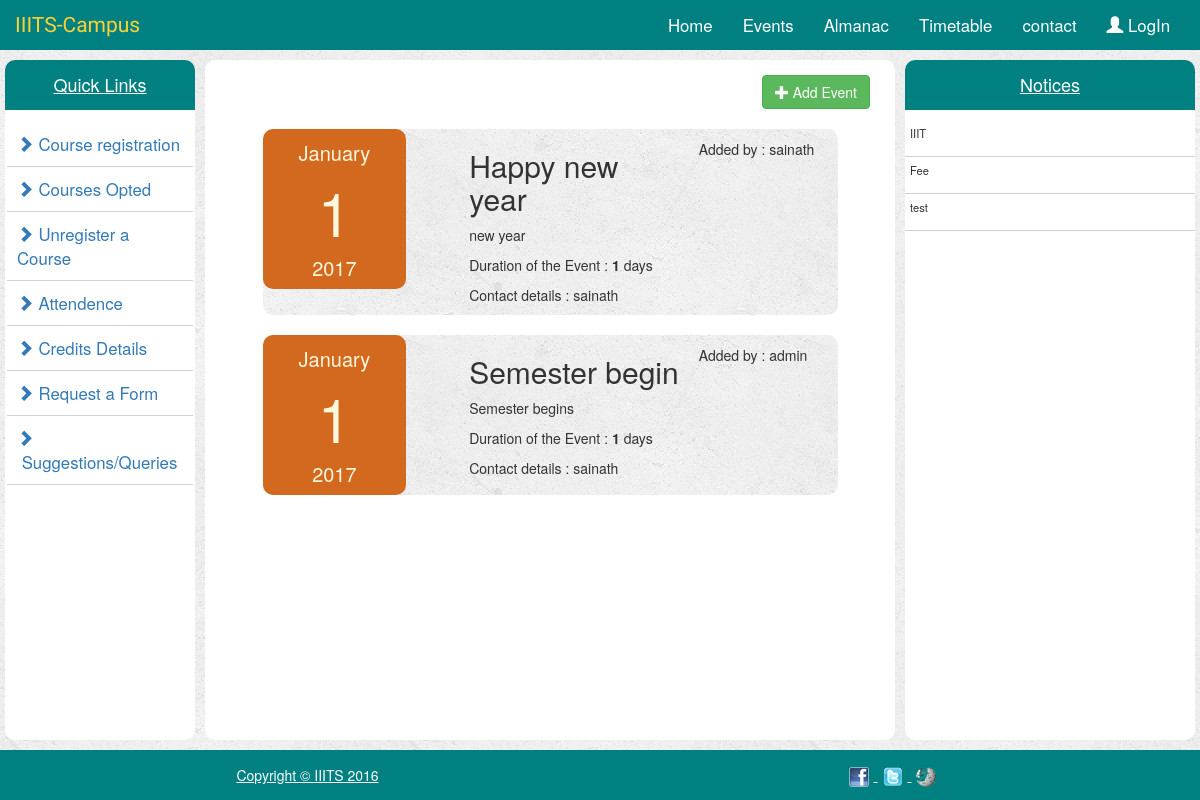
Screenshot of /events/ with the database file from the repository.
### portal/models.py (models this page shows, shortened)
class Events(models.Model):
    event_title = models.CharField(max_length=80)
    event_date = models.DateField()
    event_duration = models.PositiveIntegerField()
    event_description = models.TextField()
    event_contact = models.CharField(max_length=50)
    event_user = models.CharField(max_length=50)
    def event_month(self):
        month_names = ['January', 'February', 'March', 'April', 'May', 'June', 'July', 'August', 'September', 'October',
                       'November', 'December']
        return month_names[self.event_date.month - 1]

class Notices(models.Model):
    notice_title = models.CharField(max_length=80)
    notice_description = models.TextField()

### portal/views.py (the view)
# urls.py: url(r'^events/$',views.events.as_view(),name='events'),
class events(TemplateView):
    template_name = 'portal/events.html'
    def get(self, request, *args, **kwargs):
        context = {}
        if request.user.groups.filter(name='admin').exists():
            context = {
                'all_notices': Notices.objects.all(),
                'all_events': Events.objects.all().order_by('-id'),
                'admin': 'admin'
            }
        else:
            context = {
                'all_notices': Notices.objects.all(),
                'all_events': Events.objects.all().order_by('-id'),
                'student': 'student'
            }
        return render(request,self.template_name,context)

### portal/templates/portal/events.html (shortened to what this page needs)
{% extends 'portal/index.html' %}
{% block centerContent %}
    <div class = "btn-events">
       <button type="button" class="btn btn-success" data-toggle="modal" data-target="#eventModal" ><span class = "glyphicon glyphicon-plus"></span>&nbsp;Add Event</button>
    </div>
    {% for event in all_events %}
        <div class="col-md-10 col-md-offset-1 event-row">
            <div class ="col-md-3 event-date">
                <p>{{ event.event_month }}</p>
                <h1>{{ event.event_date.day }}</h1>
                <p>{{ event.event_date.year }}</p>
            </div>
            <div class ="col-md-5 col-md-offset-1">
                <h2>{{ event.event_title }}</h2>
                <p>{{ event.event_description }}</p>
                <p>Duration of the Event : <strong>{{ event.event_duration }}</strong> days</p>
                <p>Contact details : {{ event.event_contact }}</p>
            </div>
            <div class="col-md-3">
                 <p style="margin-top: 10px">Added by : {{ event.event_user }}</p>
            </div>
        </div>
    {% endfor %}
{% endblock %}

### portal/templates/portal/index.html (shortened to what this page needs)
<!DOCTYPE html>
<html lang="en">
<head>
    {% load staticfiles %}
    <link rel="stylesheet" href="https://maxcdn.bootstrapcdn.com/bootstrap/3.3.7/css/bootstrap.min.css"/>
    <link rel="stylesheet" type="text/css" href="{% static 'portal/bootstrap.min.css' %}"/>
    <link rel="stylesheet" type="text/css" href="{% static 'portal/style.css' %}"/>
</head>
<body>
    <nav class = "navbar navbar-inverse">
        <div class = "container-fluid">
            <div class = "navbar-header">
                <a href="{% url 'index' %}" class = navbar-brand> IIITS-Campus</a>
            </div>
            <div class = "navbar-collapse collapse" id="topNavBar">
                <ul class = "nav navbar-nav navbar-right">
                    <li><a href="{% url 'index' %}" class ="active">Home</a></li>
                    <li><a href="{% url 'events' %}">Events</a></li>
                    <li><a href="{% url 'almanac' %}">Almanac</a></li>
                    <li><a href="{% url 'timetable' %}">Timetable</a></li>
                    <li><a href="{% url 'contact' %}">contact</a></li>
                    {% if user.is_authenticated %}
                        <li class="dropdown"><a href="#" class="dropdown-toggle" data-toggle="dropdown" role="button" aria-haspopup="true" aria-expanded="false"><span class="glyphicon glyphicon-user" aria-hidden="true"></span>&nbsp;{{ user.get_full_name }}&nbsp;<span class="caret" aria-hidden="true"></span></a>
                            <ul class="dropdown-menu">
                                <li class="nav-drop"><a href="{% url 'changepassword' %}">change Password</a></li>
			                    <li role="separator" class="divider"></li>
			                    <li class="nav-drop"><a href="{% url 'userLogout' %}">logout</a></li>
			                 </ul>
                        </li>
                    {% else %}
                        <li><a href="{% url 'userLogin' %}"><span class="glyphicon glyphicon-user" aria-hidden="true"></span>&nbsp;LogIn</a></li>
                    {% endif %}
                </ul>
            </div>
        </div>
    </nav>
    <div class="container-fluid">
        <div class = "row">
            <div class = "col-md-2" >
                <div class="colHeight">
                    <h4 class="centerText">Quick Links</h4>
                    {% if admin %}
                        <ul>
                            <li><a href="{% url 'add-course' %}"><span class="glyphicon glyphicon-chevron-right"></span>&nbsp; Add courses</a></li>
                            <li><a href="{% url 'addNotice' %}"><span class="glyphicon glyphicon-chevron-right"></span>&nbsp;Add Notice</a></li>
                            <li><a href="{% url 'formupdate' %}"><span class="glyphicon glyphicon-chevron-right"></span>&nbsp;Form status</a></li>
                            <li><a href="{% url 'attendance_upload' %}"><span class="glyphicon glyphicon-chevron-right"></span>&nbsp;Attendance</a></li>
                            <li><a href="{% url 'credit_upload' %}"><span class="glyphicon glyphicon-chevron-right"></span>&nbsp;Credits</a></li>
                            <li><a href="{% url 'check_attendance' %}"><span class="glyphicon glyphicon-chevron-right"></span>&nbsp;Check Attendance</a></li>
                        </ul>
                    {% else %}
                        <ul>
                            <li><a href="{% url 'register' %}"><span class="glyphicon glyphicon-chevron-right"></span>&nbsp;Course registration</a></li>
                            <li><a href="{% url 'my_courses' %}"><span class="glyphicon glyphicon-chevron-right"></span>&nbsp;Courses Opted</a></li>
                            <li><a href="{% url 'unregister' %}"><span class="glyphicon glyphicon-chevron-right"></span>&nbsp;Unregister a Course</a></li>
                            <li><a href="{% url 'attendance' %}"><span class="glyphicon glyphicon-chevron-right"></span>&nbsp;Attendence</a></li>
                            <li><a href="{% url 'credits' %}"><span class="glyphicon glyphicon-chevron-right"></span>&nbsp;Credits Details</a></li>
                            <li><a href="{% url 'requestForm' %}"><span class="glyphicon glyphicon-chevron-right"></span>&nbsp;Request a Form</a></li>
                            <li><a href="{% url 'suggestions' %}"><span class="glyphicon glyphicon-chevron-right"></span>&nbsp;Suggestions/Queries</a></li>
                        </ul>
                    {% endif %}
                </div>
            </div>
            <div class = col-md-7>
                <div class="colHeight">
                    {% block centerContent%}
                    {% endblock %}
                </div>
            </div>
            <div class = col-md-3>
                <div class="colHeight notice-list">
                    <h4 class ="centerText">Notices</h4>
                    <ul>
                        {% for notice in all_notices %}
                            <li><p>{{ notice.notice_title }}</p></li>
                        {% endfor %}
                    </ul>
                </div>
            </div>
        </div>
    </div>
    <footer>
        <div class="container">
            <div class="row">
                <div class="col-md-6 centerText">
                    <span class="copyright ">Copyright &copy; IIITS 2016</span>
                </div>
                <div class="col-md-6 centerText">
                    <ul class="list-inline">
                        <li><a href="#"><img src="{% static 'portal/images/facebook.png' %}" alt="IIITS-facebook"></a>
                        </li>
                        <li><a href="#"><img src="{% static 'portal/images/twitter.png' %}" alt="IIITS-twitter"></a>
                        </li>
                        <li><a href="#"><img src="{% static 'portal/images/wikipedia.png' %}" alt="IIITS-wikipedia"></a>
                        </li>
                    </ul>
                </div>
            </div>
        </div>
    </footer>
</body>
</html>

### portal/static/portal/style.css (style rules this page uses)
body { background: white url("images/background.png"); }
.navbar { border-radius: 0; background: teal; border: none; margin: 0; }
.navbar-brand { font-size: 1.5em; font-family: 'Satisfy', cursive; }
.navbar-inverse .navbar-brand { color: cornsilk; }
.nav.navbar-nav.navbar-right li a { font-size:1.2em; }
.navbar-inverse .navbar-nav li a { color: #fff; }
.colHeight { height: 800px; background: white; margin-top: 10px; border-radius: 10px; overflow-x: hidden; overflow-y: auto; }
.col-md-2 , .col-md-7, .col-md-3 { padding-right: 5px; padding-left: 5px; }
.centerText { text-align: center; padding:15px; margin-top: 0; color: white; text-decoration: underline; background: teal; -moz-border-radius-topleft: 10px; -moz-border-radius-topright: 10px; }
footer { height: 50px; background: #008080; margin-top: 10px; }
.colHeight ul { padding: 2px; }
.colHeight ul li { font-size: 1.2em; padding: 10px; border-bottom: 1px solid lightgray; }
.colHeight ul li a { text-decoration: none; }
.btn-events, .btn-form { margin: 15px 25px 0px 0px; text-align: right; }
.list-inline { padding:0px; margin: 0px; }
.list-inline li { list-style-type: none; }
.notice-list ul { padding:0px; }
.notice-list ul li { font-size: 0.8em; border:0px; padding: 5px; border-bottom: 1px solid lightgray; }
.event-row { background: white url("images/background.png"); margin-top: 20px; border-radius: 10px; padding: 0px; display: inline; }
.event-row .event-date { background: chocolate; height: 160px; display: inline; border-radius: 10px ; }
.event-row .event-date p { text-align: center; font-size: 20px; margin-top:10px; color: cornsilk; }
.event-row .event-date h1 { font-size: 60px; color: cornsilk; text-align: center; padding: 0px; margin: 0px; }

### rows the page displays
Events: event_month "January", event_date.day "1", event_date.year "2017", event_title "Happy new year", event_description "new year", event_duration "1", event_contact "sainath", event_user "sainath"
Events: event_month "January", event_date.day "1", event_date.year "2017", event_title "Semester begin", event_description "Semester begins", event_duration "1", event_contact "sainath", event_user "admin"
Notices: notice_title "IIIT"
Notices: notice_title "Fee"
Notices: notice_title "test"
